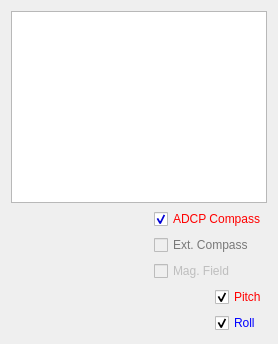
          <widget class="QWidget" name="tab_compass_2_data">
           <attribute name="title">
            <string>Data</string>
           </attribute>
           <layout class="QGridLayout" name="gridLayout_11">
            <item row="0" column="0">
             <layout class="QVBoxLayout" name="verticalLayout_6" stretch="3,4,4">
              <item>
               <widget class="QTableWidget" name="table_compass_pr"/>
              </item>
              <item>
               <layout class="QHBoxLayout" name="horizontalLayout_10" stretch="10,2">
                <item>
                 <widget class="QWidget" name="graph_heading" native="true"/>
                </item>
                <item>
                 <layout class="QVBoxLayout" name="verticalLayout_4">
                  <item>
                   <widget class="QCheckBox" name="cb_adcp_compass">
                    <property name="palette">
                     <palette>
                      <active>
                       <colorrole role="WindowText">
                        <brush brushstyle="SolidPattern">
                         <color alpha="255">
                          <red>255</red>
                          <green>0</green>
                          <blue>0</blue>
                         </color>
                        </brush>
                       </colorrole>
                       <colorrole role="Text">
                        <brush brushstyle="SolidPattern">
                         <color alpha="255">
                          <red>0</red>
                          <green>0</green>
                          <blue>255</blue>
                         </color>
                        </brush>
                       </colorrole>
                      </active>
                      <inactive>
                       <colorrole role="WindowText">
                        <brush brushstyle="SolidPattern">
                         <color alpha="255">
                          <red>255</red>
                          <green>0</green>
                          <blue>0</blue>
                         </color>
                        </brush>
                       </colorrole>
                       <colorrole role="Text">
                        <brush brushstyle="SolidPattern">
                         <color alpha="255">
                          <red>0</red>
                          <green>0</green>
                          <blue>255</blue>
                         </color>
                        </brush>
                       </colorrole>
                      </inactive>
                      <disabled>
                       <colorrole role="WindowText">
                        <brush brushstyle="SolidPattern">
                         <color alpha="255">
                          <red>120</red>
                          <green>120</green>
                          <blue>120</blue>
                         </color>
                        </brush>
                       </colorrole>
                       <colorrole role="Text">
                        <brush brushstyle="SolidPattern">
                         <color alpha="255">
                          <red>120</red>
                          <green>120</green>
                          <blue>120</blue>
                         </color>
                        </brush>
                       </colorrole>
                      </disabled>
                     </palette>
                    </property>
                    <property name="text">
                     <string>ADCP Compass</string>
                    </property>
                    <property name="checked">
                     <bool>true</bool>
                    </property>
                   </widget>
                  </item>
                  <item>
                   <widget class="QCheckBox" name="cb_ext_compass">
                    <property name="enabled">
                     <bool>false</bool>
                    </property>
                    <property name="palette">
                     <palette>
                      <active>
                       <colorrole role="WindowText">
                        <brush brushstyle="SolidPattern">
                         <color alpha="255">
                          <red>0</red>
                          <green>0</green>
                          <blue>255</blue>
                         </color>
                        </brush>
                       </colorrole>
                      </active>
                      <inactive>
                       <colorrole role="WindowText">
                        <brush brushstyle="SolidPattern">
                         <color alpha="255">
                          <red>0</red>
                          <green>0</green>
                          <blue>255</blue>
                         </color>
                        </brush>
                       </colorrole>
                      </inactive>
                      <disabled>
                       <colorrole role="WindowText">
                        <brush brushstyle="SolidPattern">
                         <color alpha="255">
                          <red>120</red>
                          <green>120</green>
                          <blue>120</blue>
                         </color>
                        </brush>
                       </colorrole>
                      </disabled>
                     </palette>
                    </property>
                    <property name="text">
                     <string>Ext. Compass</string>
                    </property>
                   </widget>
                  </item>
                  <item>
                   <widget class="QCheckBox" name="cb_mag_field">
                    <property name="enabled">
                     <bool>false</bool>
                    </property>
                    <property name="text">
                     <string>Mag. Field</string>
                    </property>
                   </widget>
                  </item>
                 </layout>
                </item>
               </layout>
              </item>
              <item>
               <layout class="QHBoxLayout" name="horizontalLayout_9" stretch="10,2">
                <item>
                 <widget class="QWidget" name="graph_pr" native="true"/>
                </item>
                <item>
                 <layout class="QVBoxLayout" name="verticalLayout_5" stretch="9,1">
                  <item>
                   <widget class="QCheckBox" name="cb_pitch">
                    <property name="palette">
                     <palette>
                      <active>
                       <colorrole role="WindowText">
                        <brush brushstyle="SolidPattern">
                         <color alpha="255">
                          <red>255</red>
                          <green>0</green>
                          <blue>0</blue>
                         </color>
                        </brush>
                       </colorrole>
                      </active>
                      <inactive>
                       <colorrole role="WindowText">
                        <brush brushstyle="SolidPattern">
                         <color alpha="255">
                          <red>255</red>
                          <green>0</green>
                          <blue>0</blue>
                         </color>
                        </brush>
                       </colorrole>
                      </inactive>
                      <disabled>
                       <colorrole role="WindowText">
                        <brush brushstyle="SolidPattern">
                         <color alpha="255">
                          <red>120</red>
                          <green>120</green>
                          <blue>120</blue>
                         </color>
                        </brush>
                       </colorrole>
                      </disabled>
                     </palette>
                    </property>
                    <property name="text">
                     <string>Pitch</string>
                    </property>
                    <property name="checked">
                     <bool>true</bool>
                    </property>
                   </widget>
                  </item>
                  <item>
                   <widget class="QCheckBox" name="cb_roll">
                    <property name="palette">
                     <palette>
                      <active>
                       <colorrole role="WindowText">
                        <brush brushstyle="SolidPattern">
                         <color alpha="255">
                          <red>0</red>
                          <green>0</green>
                          <blue>255</blue>
                         </color>
                        </brush>
                       </colorrole>
                      </active>
                      <inactive>
                       <colorrole role="WindowText">
                        <brush brushstyle="SolidPattern">
                         <color alpha="255">
                          <red>0</red>
                          <green>0</green>
                          <blue>255</blue>
                         </color>
                        </brush>
                       </colorrole>
                      </inactive>
                      <disabled>
                       <colorrole role="WindowText">
                        <brush brushstyle="SolidPattern">
                         <color alpha="255">
                          <red>120</red>
                          <green>120</green>
                          <blue>120</blue>
                         </color>
                        </brush>
                       </colorrole>
                      </disabled>
                     </palette>
                    </property>
                    <property name="text">
                     <string>Roll</string>
                    </property>
                    <property name="checked">
                     <bool>true</bool>
                    </property>
                   </widget>
                  </item>
                 </layout>
                </item>
               </layout>
              </item>
             </layout>
            </item>
           </layout>
          </widget>
